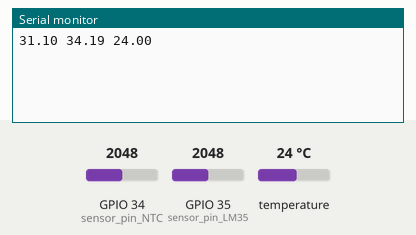
This sketch was run on a simulated ESP32. On the bench: the last lines printed to the serial monitor. Inputs (shaded band) come from the test bench; at power-on: temperature 24 °C, GPIO 34 (sensor_pin_NTC) = 2048, GPIO 35 (sensor_pin_LM35) = 2048.

Above: at 2.5 s.
2.6 s: temperature set to 12 °C
At 3.1 s:
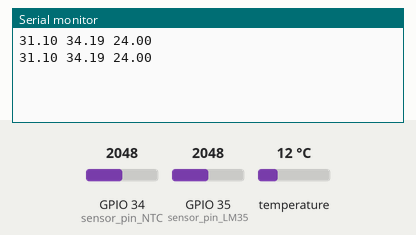
5.0 s: GPIO 34 (sensor_pin_NTC) set to 2866
At 6.9 s:
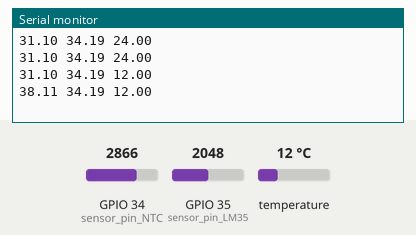
7.4 s: GPIO 35 (sensor_pin_LM35) set to 2866
At 9.3 s:
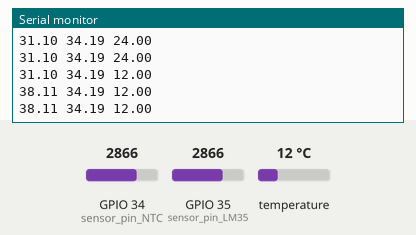
9.8 s: temperature set to 19 °C
At 11.9 s:
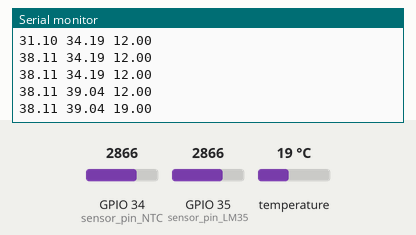
12.2 s: GPIO 34 (sensor_pin_NTC) set to 3603
At 14.3 s:
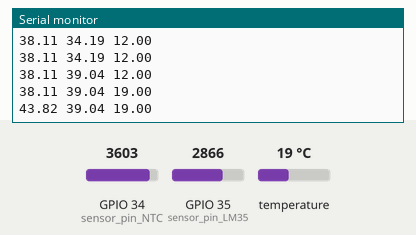
14.6 s: GPIO 35 (sensor_pin_LM35) set to 3603
At 15.6 s:
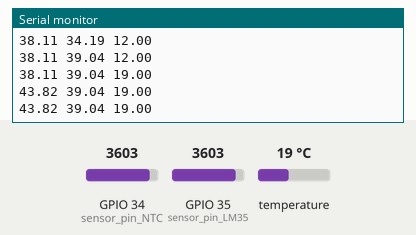
Timing chart, 0 to 17.6 s (numbered marks = the images above; inputs shaded):
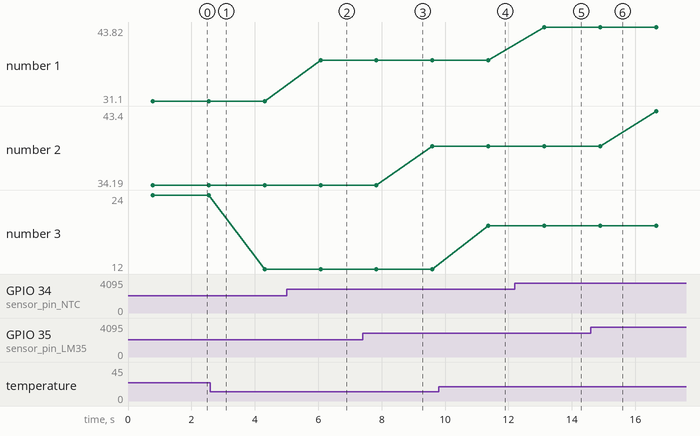

Measured:
- after the input at 5.0 s, the serial monitor: prints a new line after 1.1 s (image 2)
- after the input at 9.8 s, the serial monitor: prints a new line after 1.6 s (image 4)
- after the input at 12.2 s, the serial monitor: prints a new line after 0.93 s (image 5)
- plotted number 1: 31.1 → 38.11 after the input at 5.0 s, 38.11 → 43.82 after the input at 12.2 s
- plotted number 2: 34.19 → 39.04 after the input at 7.4 s, 39.04 → 43.4 after the input at 14.6 s
- plotted number 3: 24 → 12 after the input at 2.6 s, 12 → 19 after the input at 9.8 s

The sketch:

EMS-Lab1-ArduinoScript-59823_60318_60383.ino
```cpp
#include <math.h>
#include <OneWire.h>
#include <DallasTemperature.h>

#define sensor_pin_NTC 34
#define sensor_pin_LM35 35 // LM35 is connected to this PIN
#define ONE_WIRE_BUS 26

float VDD = 5;
//NTC
float R1 = 1800;
float R2 = 1200;
float R3 = 10000;
float R4 = 1800;
float R2_R3 = (R2*R3) / (R2+R3);
float A = 1.120446846E-3;
float B = 2.365502706E-4;
float C = 0.7086713122E-7;
//LM35
float R2_LM35 = 100;
float R3_LM35 = 2000;
float R4_LM35 = 1200;
float R2_R3_LM35 = (R2_LM35*R3_LM35) / (R2_LM35+R3_LM35);

OneWire oneWire(ONE_WIRE_BUS);
DallasTemperature sensors(&oneWire);

void setup() {
  sensors.begin();
  Serial.begin(115200);
}

void loop() {

  //NTC
  //float voltage_NTC = 3.15;
  float voltage_NTC = analogRead(sensor_pin_NTC) * (3.3 / 4096);
  float NTC = ( (R1*VDD*((R2_R3 + R4)/R2_R3)) / (voltage_NTC + R4*VDD/R3) ) - R1;
  float temperature_NTC = 1 / ( A + B * log(NTC) + C*pow((log(NTC)),3)) - 273.15;
  //Serial.print("Temperature_NTC: ");
  //Serial.print(temperature_NTC);
  //Serial.println(" C ");

  //LM35
  //float voltage_out = 3.25;
  float voltage_out = analogRead(sensor_pin_LM35) * (3.3 / 4096);
  float voltage_LM35 = ( voltage_out + R4_LM35*VDD/R3_LM35)*(R2_R3_LM35/(R2_R3_LM35+R4_LM35));
  float temperature_LM35 = voltage_LM35 * 100;
  //Serial.print("Temperature_LM35: ");
  //Serial.print(temperature_LM35);
  //Serial.println(" C ");

  //DS18B20
  sensors.requestTemperatures();
  float temperature_DS18B20 = sensors.getTempCByIndex(0);
  //float temperature_DS18B20 = digitalRead(ONE_WIRE_BUS);
  //Serial.print("Temperature_DS18B20: ");
  //Serial.print(temperature_DS18B20);
  //Serial.println(" C ");

  Serial.print(temperature_NTC);
  Serial.print(" ");
  Serial.print(temperature_LM35);
  Serial.print(" ");
  Serial.println(temperature_DS18B20);

  delay(1000);
}
```
